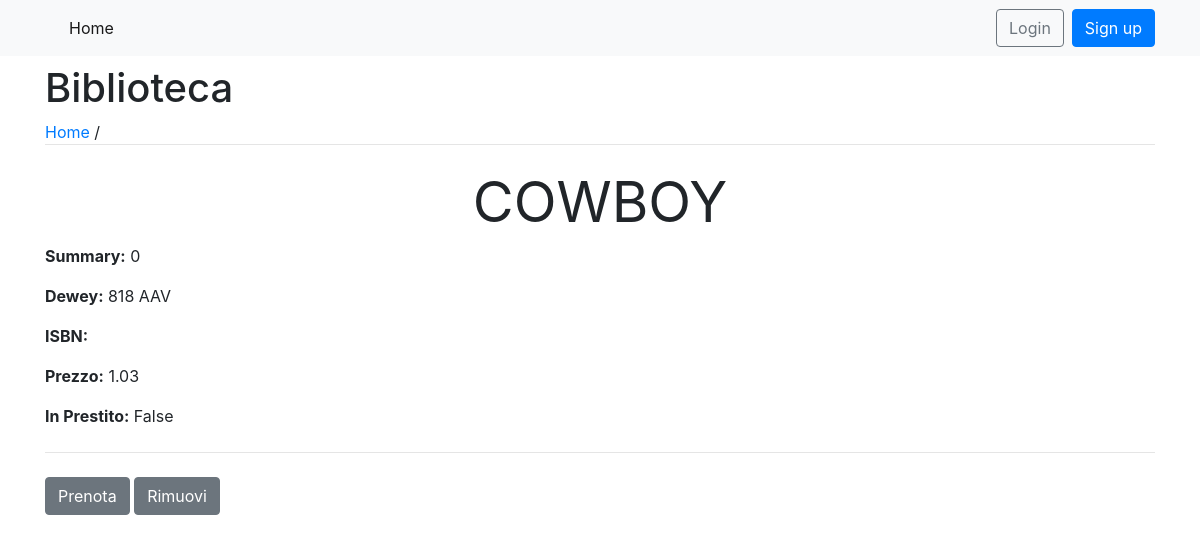
The page /32/ on the database its author committed.
### libri/models.py (models this page shows, shortened)
class Libri(models.Model):
    idlibro = models.AutoField(db_column='IdLibro', primary_key=True)
    dewey = models.CharField(db_column='Dewey', max_length=25)
    titolo = models.CharField(db_column='Titolo', max_length=250)
    immagine = models.ImageField(db_column='Immagine', blank=True, null=True)
    isbn = models.CharField(db_column='Isbn', max_length=13, blank=True, null=True)
    idedi = models.ForeignKey('Editori', on_delete=models.CASCADE, db_column='IdEdi')
    nedizione = models.PositiveIntegerField(db_column='Nedizione', blank=True, null=True)
    annopubblicazione = models.CharField(db_column='AnnoPubblicazione', max_length=4, blank=True, null=True)
    prezzo = models.DecimalField(max_digits=6, decimal_places=2, db_column='Prezzo', blank=True, null=True)
    dataacquisto = models.DateTimeField(auto_now_add=False, db_column='dataAcquisto', blank=True, null=True)
    descrizione = models.TextField(db_column='Descrizione', blank=True, null=True)
    pagine = models.DecimalField(max_digits=6, decimal_places=0, blank=True, null=True)
    idcollocazione = models.ForeignKey('Collocazione', on_delete=models.SET_DEFAULT, default='[Vuoto]', db_column='IdCollocazione')
    idsede = models.ForeignKey('Sede', on_delete=models.CASCADE, db_column='IdSede')
    inprestito = models.BooleanField(db_column='InPrestito')
    idstato = models.DecimalField(max_digits=2, decimal_places=0, db_column='IdStato')
    class Meta:
        verbose_name_plural="Libri"
        db_table = 'Libri'

### libri/views.py (the view)
# urls.py: path('<int:idlibro>/', detail_view, name= 'libro'),
def detail_view(request, idlibro):
    data = Libri.objects.get(idlibro = idlibro)
    context = {
        'data' : data
    }
    return render(request, "detail_view.html", context)

### Biblioteca/templates/detail_view.html (shortened to what this page needs)
{% extends "base.html" %}
{% block content %}
  <center>
    <h1 class="display-4"><strong>{{ data.titolo }}</strong></h1>
  </center>
  <p><strong>Summary:</strong> {{ data.descrizione }}</p>
  <p><strong>Dewey:</strong> {{ data.dewey }}</p>
  <p><strong>ISBN:</strong> {{ data.isbn }}</p>
  <p><strong>Prezzo:</strong> {{ data.prezzo }}</p>
  <p><strong>In Prestito:</strong> {{ data.inprestito }}</p>
  <hr class="my-4">
  <a class="btn btn-secondary" href="{% url 'prenota' data.idlibro %}" role="button">Prenota</a>
  <a class="btn btn-secondary" href="{% url 'cancella' data.idlibro %}" role="button">Rimuovi</a>
{% endblock %}

### rows shown on the page
Libri: titolo "COWBOY", descrizione "0", dewey "818 AAV", prezzo "1.03", inprestito "False"
